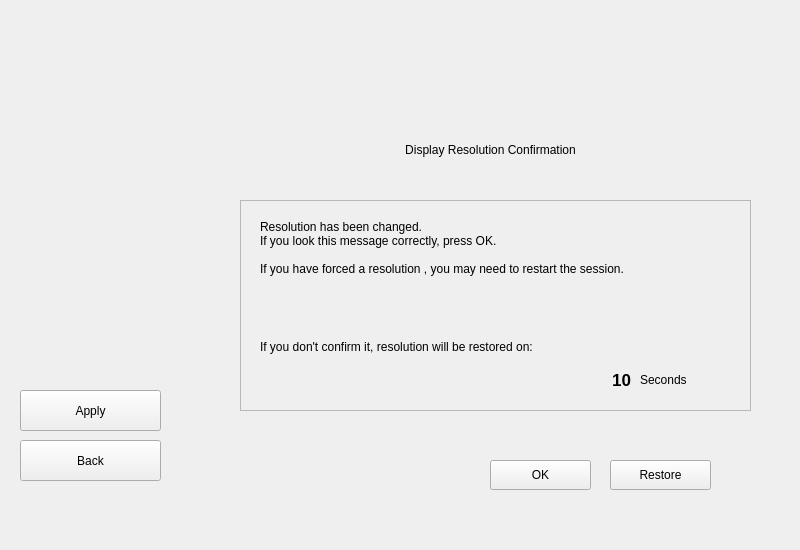
<?xml version="1.0" encoding="UTF-8"?>
<ui version="4.0">
 <class>FormDisplay</class>
 <widget class="QWidget" name="FormDisplay">
  <property name="geometry">
   <rect>
    <x>0</x>
    <y>0</y>
    <width>800</width>
    <height>550</height>
   </rect>
  </property>
  <property name="minimumSize">
   <size>
    <width>800</width>
    <height>550</height>
   </size>
  </property>
  <property name="maximumSize">
   <size>
    <width>16777215</width>
    <height>550</height>
   </size>
  </property>
  <property name="windowTitle">
   <string>Form</string>
  </property>
  <widget class="QLabel" name="label_2">
   <property name="geometry">
    <rect>
     <x>0</x>
     <y>0</y>
     <width>800</width>
     <height>550</height>
    </rect>
   </property>
   <property name="maximumSize">
    <size>
     <width>800</width>
     <height>550</height>
    </size>
   </property>
   <property name="text">
    <string/>
   </property>
   <property name="pixmap">
    <pixmap>../../../../../../usr/share/kademar/utils/cadi/img/bg/cadi.png</pixmap>
   </property>
   <property name="scaledContents">
    <bool>true</bool>
   </property>
  </widget>
  <widget class="QStackedWidget" name="pages">
   <property name="geometry">
    <rect>
     <x>210</x>
     <y>70</y>
     <width>561</width>
     <height>421</height>
    </rect>
   </property>
   <property name="currentIndex">
    <number>1</number>
   </property>
   <widget class="QWidget" name="software">
    <widget class="QLabel" name="label_4">
     <property name="geometry">
      <rect>
       <x>9</x>
       <y>20</y>
       <width>471</width>
       <height>21</height>
      </rect>
     </property>
     <property name="font">
      <font>
       <pointsize>13</pointsize>
       <weight>75</weight>
       <bold>true</bold>
      </font>
     </property>
     <property name="text">
      <string>Display Config</string>
     </property>
     <property name="alignment">
      <set>Qt::AlignCenter</set>
     </property>
    </widget>
    <widget class="QLabel" name="label">
     <property name="geometry">
      <rect>
       <x>40</x>
       <y>70</y>
       <width>411</width>
       <height>41</height>
      </rect>
     </property>
     <property name="text">
      <string>You can change your display settings.</string>
     </property>
     <property name="alignment">
      <set>Qt::AlignLeading|Qt::AlignLeft|Qt::AlignTop</set>
     </property>
    </widget>
    <widget class="QLabel" name="l_logo_blth">
     <property name="geometry">
      <rect>
       <x>30</x>
       <y>110</y>
       <width>100</width>
       <height>100</height>
      </rect>
     </property>
     <property name="text">
      <string/>
     </property>
     <property name="pixmap">
      <pixmap>../../../../../usr/share/kademar/utils/cadi/img/display.png</pixmap>
     </property>
     <property name="scaledContents">
      <bool>true</bool>
     </property>
    </widget>
    <widget class="QGroupBox" name="groupBox">
     <property name="geometry">
      <rect>
       <x>150</x>
       <y>110</y>
       <width>261</width>
       <height>81</height>
      </rect>
     </property>
     <property name="title">
      <string>Display Resolution</string>
     </property>
     <widget class="QLabel" name="l_resolution">
      <property name="geometry">
       <rect>
        <x>20</x>
        <y>50</y>
        <width>231</width>
        <height>20</height>
       </rect>
      </property>
      <property name="text">
       <string>800x600</string>
      </property>
      <property name="alignment">
       <set>Qt::AlignCenter</set>
      </property>
     </widget>
     <widget class="QSlider" name="sldr_resol">
      <property name="geometry">
       <rect>
        <x>20</x>
        <y>30</y>
        <width>231</width>
        <height>16</height>
       </rect>
      </property>
      <property name="maximum">
       <number>2</number>
      </property>
      <property name="pageStep">
       <number>1</number>
      </property>
      <property name="value">
       <number>0</number>
      </property>
      <property name="orientation">
       <enum>Qt::Horizontal</enum>
      </property>
      <property name="invertedAppearance">
       <bool>true</bool>
      </property>
      <property name="tickPosition">
       <enum>QSlider::TicksBelow</enum>
      </property>
     </widget>
    </widget>
    <widget class="QGroupBox" name="groupBox_2">
     <property name="geometry">
      <rect>
       <x>170</x>
       <y>220</y>
       <width>211</width>
       <height>81</height>
      </rect>
     </property>
     <property name="title">
      <string>Color Depth</string>
     </property>
     <widget class="QComboBox" name="cb_depth">
      <property name="geometry">
       <rect>
        <x>30</x>
        <y>30</y>
        <width>141</width>
        <height>25</height>
       </rect>
      </property>
      <item>
       <property name="text">
        <string>24 bit</string>
       </property>
      </item>
      <item>
       <property name="text">
        <string>16 bit</string>
       </property>
      </item>
     </widget>
    </widget>
    <widget class="QCheckBox" name="cb_forceResol">
     <property name="geometry">
      <rect>
       <x>420</x>
       <y>120</y>
       <width>121</width>
       <height>71</height>
      </rect>
     </property>
     <property name="text">
      <string>Force
Resolution</string>
     </property>
    </widget>
    <widget class="QGroupBox" name="groupBox_3">
     <property name="geometry">
      <rect>
       <x>170</x>
       <y>330</y>
       <width>211</width>
       <height>81</height>
      </rect>
     </property>
     <property name="title">
      <string>General Font Size (DPI)</string>
     </property>
     <widget class="QComboBox" name="cb_dpi">
      <property name="geometry">
       <rect>
        <x>30</x>
        <y>30</y>
        <width>141</width>
        <height>25</height>
       </rect>
      </property>
      <item>
       <property name="text">
        <string>Too Large</string>
       </property>
      </item>
      <item>
       <property name="text">
        <string>Large</string>
       </property>
      </item>
      <item>
       <property name="text">
        <string>Normal</string>
       </property>
      </item>
      <item>
       <property name="text">
        <string>Small</string>
       </property>
      </item>
      <item>
       <property name="text">
        <string>Too Small</string>
       </property>
      </item>
     </widget>
    </widget>
    <widget class="QLabel" name="l_logo_blth_2">
     <property name="geometry">
      <rect>
       <x>40</x>
       <y>225</y>
       <width>80</width>
       <height>80</height>
      </rect>
     </property>
     <property name="text">
      <string/>
     </property>
     <property name="pixmap">
      <pixmap>../../../../../usr/share/kademar/utils/cadi/img/color.png</pixmap>
     </property>
     <property name="scaledContents">
      <bool>true</bool>
     </property>
    </widget>
    <widget class="QLabel" name="l_logo_blth_3">
     <property name="geometry">
      <rect>
       <x>40</x>
       <y>335</y>
       <width>80</width>
       <height>80</height>
      </rect>
     </property>
     <property name="text">
      <string/>
     </property>
     <property name="pixmap">
      <pixmap>../../../../../usr/share/kademar/utils/cadi/img/font.png</pixmap>
     </property>
     <property name="scaledContents">
      <bool>true</bool>
     </property>
    </widget>
   </widget>
   <widget class="QWidget" name="page">
    <widget class="QLabel" name="label_5">
     <property name="geometry">
      <rect>
       <x>70</x>
       <y>70</y>
       <width>421</width>
       <height>20</height>
      </rect>
     </property>
     <property name="text">
      <string>Display Resolution Confirmation</string>
     </property>
     <property name="alignment">
      <set>Qt::AlignCenter</set>
     </property>
    </widget>
    <widget class="QFrame" name="frame">
     <property name="geometry">
      <rect>
       <x>30</x>
       <y>130</y>
       <width>511</width>
       <height>211</height>
      </rect>
     </property>
     <property name="frameShape">
      <enum>QFrame::StyledPanel</enum>
     </property>
     <property name="frameShadow">
      <enum>QFrame::Raised</enum>
     </property>
     <widget class="QLabel" name="label_6">
      <property name="geometry">
       <rect>
        <x>20</x>
        <y>20</y>
        <width>481</width>
        <height>101</height>
       </rect>
      </property>
      <property name="text">
       <string>Resolution has been changed.
If you look this message correctly, press OK.

If you have forced a resolution , you may need to restart the session.</string>
      </property>
      <property name="alignment">
       <set>Qt::AlignLeading|Qt::AlignLeft|Qt::AlignTop</set>
      </property>
      <property name="wordWrap">
       <bool>true</bool>
      </property>
     </widget>
     <widget class="QLabel" name="label_7">
      <property name="geometry">
       <rect>
        <x>20</x>
        <y>140</y>
        <width>391</width>
        <height>31</height>
       </rect>
      </property>
      <property name="text">
       <string>If you don't confirm it, resolution will be restored on:</string>
      </property>
      <property name="alignment">
       <set>Qt::AlignLeading|Qt::AlignLeft|Qt::AlignTop</set>
      </property>
      <property name="wordWrap">
       <bool>true</bool>
      </property>
     </widget>
     <widget class="QLabel" name="l_seconds">
      <property name="geometry">
       <rect>
        <x>400</x>
        <y>170</y>
        <width>91</width>
        <height>20</height>
       </rect>
      </property>
      <property name="text">
       <string>Seconds</string>
      </property>
      <property name="alignment">
       <set>Qt::AlignLeading|Qt::AlignLeft|Qt::AlignVCenter</set>
      </property>
     </widget>
     <widget class="QLabel" name="l_countdown">
      <property name="geometry">
       <rect>
        <x>340</x>
        <y>170</y>
        <width>51</width>
        <height>20</height>
       </rect>
      </property>
      <property name="font">
       <font>
        <pointsize>13</pointsize>
        <weight>75</weight>
        <bold>true</bold>
       </font>
      </property>
      <property name="text">
       <string>10</string>
      </property>
      <property name="alignment">
       <set>Qt::AlignRight|Qt::AlignTrailing|Qt::AlignVCenter</set>
      </property>
     </widget>
    </widget>
    <widget class="QPushButton" name="b_ok">
     <property name="geometry">
      <rect>
       <x>280</x>
       <y>390</y>
       <width>101</width>
       <height>30</height>
      </rect>
     </property>
     <property name="text">
      <string>OK</string>
     </property>
     <property name="icon">
      <iconset>
       <normaloff>../../../../../usr/share/kademar/utils/cadi/img/ok.png</normaloff>../../../../../usr/share/kademar/utils/cadi/img/ok.png</iconset>
     </property>
     <property name="iconSize">
      <size>
       <width>22</width>
       <height>22</height>
      </size>
     </property>
    </widget>
    <widget class="QPushButton" name="b_restore">
     <property name="geometry">
      <rect>
       <x>400</x>
       <y>390</y>
       <width>101</width>
       <height>30</height>
      </rect>
     </property>
     <property name="text">
      <string>Restore</string>
     </property>
     <property name="icon">
      <iconset>
       <normaloff>../../../../../usr/share/kademar/utils/cadi/img/reload.png</normaloff>../../../../../usr/share/kademar/utils/cadi/img/reload.png</iconset>
     </property>
     <property name="iconSize">
      <size>
       <width>22</width>
       <height>22</height>
      </size>
     </property>
    </widget>
   </widget>
  </widget>
  <widget class="QLabel" name="label_3">
   <property name="geometry">
    <rect>
     <x>20</x>
     <y>10</y>
     <width>90</width>
     <height>90</height>
    </rect>
   </property>
   <property name="text">
    <string/>
   </property>
   <property name="pixmap">
    <pixmap>../../../../../usr/share/kademar/utils/cadi/img/kademar.png</pixmap>
   </property>
   <property name="scaledContents">
    <bool>true</bool>
   </property>
  </widget>
  <widget class="QPushButton" name="b_sortir">
   <property name="geometry">
    <rect>
     <x>20</x>
     <y>440</y>
     <width>141</width>
     <height>41</height>
    </rect>
   </property>
   <property name="text">
    <string>Back</string>
   </property>
   <property name="icon">
    <iconset>
     <normaloff>../../../../../usr/share/kademar/utils/cadi/img/enrera.png</normaloff>../../../../../usr/share/kademar/utils/cadi/img/enrera.png</iconset>
   </property>
   <property name="iconSize">
    <size>
     <width>32</width>
     <height>32</height>
    </size>
   </property>
  </widget>
  <widget class="QPushButton" name="b_SaX">
   <property name="geometry">
    <rect>
     <x>20</x>
     <y>390</y>
     <width>141</width>
     <height>41</height>
    </rect>
   </property>
   <property name="text">
    <string>Apply</string>
   </property>
   <property name="icon">
    <iconset>
     <normaloff>../../../../../usr/share/kademar/utils/cadi/img/ok.png</normaloff>../../../../../usr/share/kademar/utils/cadi/img/ok.png</iconset>
   </property>
   <property name="iconSize">
    <size>
     <width>32</width>
     <height>32</height>
    </size>
   </property>
  </widget>
 </widget>
 <resources/>
 <connections/>
</ui>
